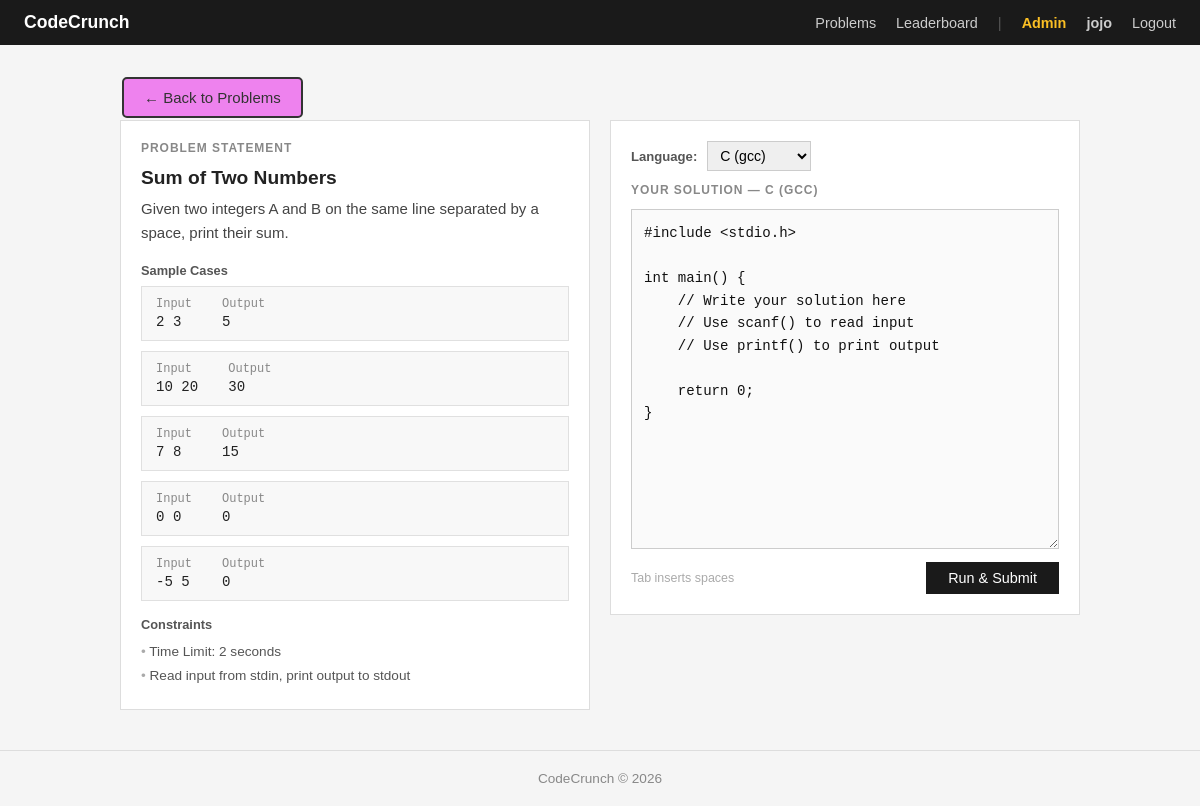
The app's page /problem/1 (signed in) with its own data.
### tables this page shows
CREATE TABLE problems (
            id         INTEGER PRIMARY KEY AUTOINCREMENT,
            title      TEXT NOT NULL,
            difficulty TEXT NOT NULL,
            desc       TEXT NOT NULL,
            test_cases TEXT NOT NULL
        );

### core/main/routes.py (the view, shortened to what this page needs)
@main_bp.route("/problem/<int:pid>", methods=["GET", "POST"])
@login_required
def show_problem(pid):
    problem = get_problem(pid)
    if not problem:
        abort(404)
    selected_lang = "python"
    if logged_in():
        conn = get_db()
        last = conn.execute(
            "SELECT language FROM submissions WHERE user_id=? AND problem_id=? ORDER BY submitted_at DESC LIMIT 1",
            (session["user_id"], pid)
        ).fetchone()
        conn.close()
        if last and last["language"] in LANGUAGES:
            selected_lang = last["language"]
    return render_template("problem.html", problem=problem,
                           languages=LANGUAGES, starters=STARTERS,
                           selected_lang=selected_lang)

### db.py (called while the page is built)
def get_db():
    conn = sqlite3.connect(DB)
    conn.row_factory = sqlite3.Row
    return conn

def get_problem(pid):
    conn = get_db()
    row = conn.execute("SELECT * FROM problems WHERE id = ?", (pid,)).fetchone()
    conn.close()
    if not row:
        return None
    return {
        "id":         row["id"],
        "title":      row["title"],
        "difficulty": row["difficulty"],
        "desc":       row["desc"],
        "test_cases": json.loads(row["test_cases"])
    }

### utils.py (called while the page is built)
def logged_in():
    return "user_id" in session

def login_required(f):
    @wraps(f)
    def wrapper(*args, **kwargs):
        if not logged_in():
            return redirect("/login")
        return f(*args, **kwargs)
    return wrapper

### templates/problem.html (shortened to what this page needs)
{% extends "base.html" %}
{% block content %}
<a class="back-button" href="/">← Back to Problems</a>
<div class="layout">
  <div class="card">
    <div class="card-title">Problem Statement</div>
    <div class="prob-title">{{ problem.title }}</div>
    <div class="prob-desc">{{ problem.desc }}</div>
    <div class="section-label">Sample Cases</div>
    {% for case in problem.test_cases %}
    <div class="sample">
      <div class="sample-row">
        <div>
          <div class="sample-label">Input</div>
          <div class="sample-val">{{ case.input }}</div>
        </div>
        <div>
          <div class="sample-label">Output</div>
          <div class="sample-val">{{ case.output }}</div>
        </div>
      </div>
    </div>
    {% endfor %}
    <div class="section-label" style="margin-top:16px;">Constraints</div>
    <ul class="constraints">
      <li>Time Limit: 2 seconds</li>
      <li>Read input from stdin, print output to stdout</li>
    </ul>
  </div>
  <div>
    <div class="card">
      <form method="POST" id="code-form">
        <div class="lang-row">
          <label for="language-select">Language:</label>
          <select name="language" id="language-select">
            {% for key, lang in languages.items() %}
            <option value="{{ key }}" {% if key == selected_lang %}selected{% endif %}>
              {{ lang.label }}
            </option>
            {% endfor %}
          </select>
        </div>
        <div class="card-title" id="editor-label">
          Your Solution — {{ languages[selected_lang].label }}
        </div>
        <textarea name="code" id="code" spellcheck="false">{% if request.form.get('code') %}{{ request.form.get('code') }}{% else %}{{ starters[selected_lang] }}{% endif %}</textarea>
        <div class="editor-footer">
          <span class="hint-text">Tab inserts spaces</span>
          <button type="submit" class="btn-submit">Run & Submit</button>
        </div>
      </form>
    </div>
  </div>
</div>
{% endblock %}

### templates/base.html (style rules this page uses)
* { box-sizing: border-box; margin: 0; padding: 0; }
body { font-family: Arial, sans-serif; font-size: 15px; color: #222; background: #f5f5f5; }
a { color: #0066cc; }
body { animation: pageFadeIn 0.35s ease both; }

### templates/problem.html (style rules this page uses)
.layout { display: grid; grid-template-columns: 1fr 1fr; gap: 20px; align-items: start; }
.card { background: #fff; border: 1px solid #ddd; padding: 20px; }
.card-title { font-size: 0.75rem; text-transform: uppercase; letter-spacing: 0.08em; color: #888; margin-bottom: 12px; font-weight: bold; }
.prob-title { font-size: 1.2rem; font-weight: bold; margin-bottom: 8px; }
.prob-desc { color: #444; line-height: 1.6; margin-bottom: 18px; }
.section-label { font-size: 0.8rem; font-weight: bold; color: #555; margin-bottom: 8px; }
.sample { background: #f8f8f8; border: 1px solid #e0e0e0; padding: 10px 14px; margin-bottom: 10px; font-family: monospace; font-size: 0.88rem; }
.sample-row { display: flex; gap: 30px; }
.sample-label { color: #888; font-size: 0.75rem; margin-bottom: 3px; }
.sample-val { color: #222; }
.constraints { font-size: 0.85rem; color: #555; line-height: 1.8; list-style: none; }
.constraints li::before { content: "• "; color: #aaa; }
.lang-row { display: flex; align-items: center; gap: 10px; margin-bottom: 12px; }
.lang-row label { font-size: 0.82rem; font-weight: bold; color: #555; white-space: nowrap; }
.lang-row select { padding: 5px 8px; border: 1px solid #ccc; font-size: 0.88rem; font-family: Arial, sans-serif; outline: none; cursor: pointer; }
textarea { width: 100%; height: 340px; font-family: monospace; font-size: 0.88rem; line-height: 1.6; border: 1px solid #ccc; padding: 12px; resize: vertical; background: #fafafa; color: #111; outline: none; }
.editor-footer { display: flex; justify-content: space-between; align-items: center; margin-top: 10px; }
.hint-text { font-size: 0.78rem; color: #aaa; }
.btn-submit { background: #1a1a1a; color: #fff; border: none; padding: 8px 22px; font-size: 0.9rem; cursor: pointer; font-family: Arial, sans-serif; }
.back-button { display: inline-block; padding: 10px 20px; border: 2px solid hsl(0, 0%, 20%); background-color: violet; color: #333; text-decoration: none; border-radius: 5px; font-family: sans-serif; margin: 2px; }

### records on screen
problems: title "Sum of Two Numbers", desc "Given two integers A and B on the same line separated by a space, print their sum."

### other values on screen
{{ session.username }} "jojo"
{{ case.input }} "2 3" "10 20" "7 8" "0 0" "-5 5"
{{ case.output }} "5" "30" "15" "0" "0"
{{ languages[selected_lang].label }} "C (GCC)"
form field language "C (gcc)"
